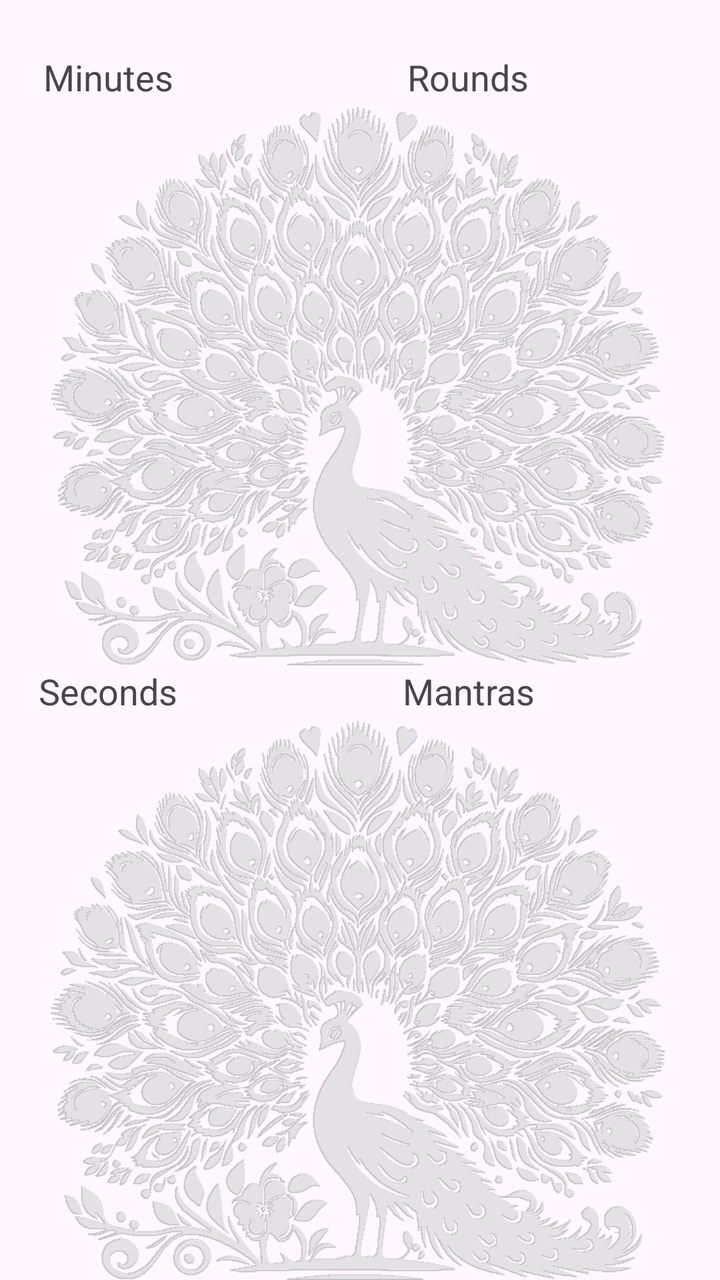
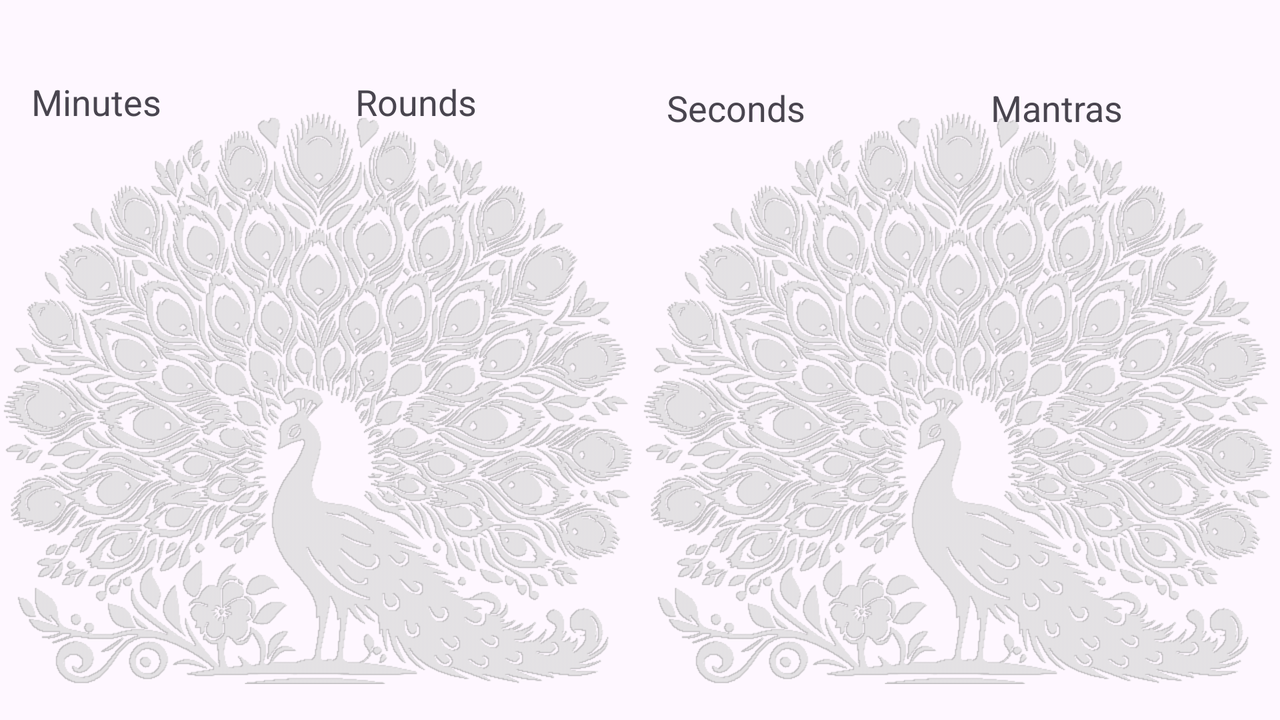

First picture: res/layout/ on a phone held upright. Second picture: the repository's own variant of that layout, on a device whose configuration matches the variant's folder. Source for both follows.
<!-- AndroidManifest.xml: application theme Theme.JapaClocker -->
<!-- res/layout/activity_main.xml -->
<androidx.constraintlayout.widget.ConstraintLayout
    xmlns:android="http://schemas.android.com/apk/res/android"
    xmlns:app="http://schemas.android.com/apk/res-auto"
    xmlns:tools="http://schemas.android.com/tools"
    android:layout_width="match_parent"
    android:layout_height="match_parent"
    tools:ignore="HardcodedText">

    <ImageView
        android:id="@+id/topImageView"
        android:layout_width="0dp"
        android:layout_height="0dp"
        android:src="@drawable/peacock"
        app:layout_constraintTop_toBottomOf="@id/tvRoundslabel"
        app:layout_constraintBottom_toBottomOf="@id/tvRounds"
        app:layout_constraintLeft_toLeftOf="@id/rvRounds"
        app:layout_constraintRight_toRightOf="@id/tvRounds" />
    <ImageView
        android:id="@+id/bottomImageView"
        android:layout_width="0dp"
        android:layout_height="0dp"
        android:src="@drawable/peacock"
        app:layout_constraintTop_toBottomOf="@+id/tvMantraslabel"
        app:layout_constraintBottom_toBottomOf="parent"
        app:layout_constraintLeft_toLeftOf="@id/rvRounds"
        app:layout_constraintRight_toRightOf="@id/tvRounds" />

    <androidx.appcompat.widget.Toolbar
        android:id="@+id/toolbar"
        android:layout_width="match_parent"
        android:layout_height="0dp"
        app:layout_constraintHeight_percent=".04"
        app:layout_constraintLeft_toLeftOf="parent"
        app:layout_constraintRight_toRightOf="parent"
        app:layout_constraintTop_toTopOf="parent"
        android:elevation="4dp"
        android:background="@color/material_on_surface_stroke"
        android:backgroundTintMode="src_over"
        android:backgroundTint="@color/material_on_surface_stroke"
        android:title="Japa Clocker"
        android:theme="@style/ThemeOverlay.AppCompat.ActionBar" />

    <TextView
        android:id="@+id/tvRoundslabel"
        android:layout_width="0dp"
        android:layout_height="0dp"
        app:layout_constraintTop_toBottomOf="@id/toolbar"
        app:layout_constraintRight_toRightOf="parent"
        app:layout_constraintWidth_percent="0.7"
        app:layout_constraintHeight_percent=".04"
        android:background="@color/material_on_surface_stroke"
        android:text="Rounds"
        android:textSize="18sp"
        android:gravity="center"/>
    <TextView
        android:id="@+id/rvRoundslabel"
        android:layout_width="0dp"
        android:layout_height="0dp"
        app:layout_constraintTop_toBottomOf="@id/toolbar"
        app:layout_constraintRight_toLeftOf="@id/tvRoundslabel"
        app:layout_constraintLeft_toLeftOf="parent"
        app:layout_constraintBottom_toBottomOf="@+id/tvRoundslabel"
        android:background="@color/material_on_surface_stroke"
        android:text="Minutes"
        android:gravity="center"
        android:textSize="18sp" />
    <TextView
        android:id="@+id/tvRounds"
        android:layout_width="0dp"
        android:layout_height="0dp"
        app:layout_constraintTop_toBottomOf="@id/tvRoundslabel"
        app:layout_constraintLeft_toLeftOf="@id/tvRoundslabel"
        app:layout_constraintRight_toRightOf="@id/tvRoundslabel"
        app:layout_constraintHeight_percent=".44"
        android:clickable="true"
        android:longClickable="true"
        android:paddingTop="20sp"
        android:textAlignment="center"
        android:textSize="120sp"/>

    <androidx.recyclerview.widget.RecyclerView
        android:id="@+id/rvRounds"
        android:layout_width="0dp"
        android:layout_height="0dp"
        app:layout_constraintTop_toBottomOf="@id/rvRoundslabel"
        app:layout_constraintLeft_toLeftOf="@id/rvRoundslabel"
        app:layout_constraintRight_toRightOf="@id/rvRoundslabel"
        app:layout_constraintBottom_toBottomOf="@id/tvRounds"
        android:requiresFadingEdge="vertical"
        android:fadingEdgeLength="150dp"/>

    <TextView
        android:id="@+id/tvMantraslabel"
        android:layout_width="0dp"
        android:layout_height="0dp"
        app:layout_constraintTop_toBottomOf="@id/tvRounds"
        app:layout_constraintLeft_toLeftOf="@id/tvRoundslabel"
        app:layout_constraintRight_toRightOf="@id/tvRoundslabel"
        app:layout_constraintHeight_percent=".04"
        android:background="@color/material_on_surface_stroke"
        android:text="Mantras"
        android:gravity="center"
        android:textSize="18sp"/>
    <TextView
        android:id="@+id/rvMantraslabel"
        android:layout_width="0dp"
        android:layout_height="0dp"
        app:layout_constraintTop_toBottomOf="@id/rvRounds"
        app:layout_constraintLeft_toLeftOf="@id/rvRoundslabel"
        app:layout_constraintRight_toRightOf="@id/rvRoundslabel"
        app:layout_constraintBottom_toBottomOf="@id/tvMantraslabel"
        android:background="@color/material_on_surface_stroke"
        android:text="Seconds"
        android:gravity="center"
        android:textSize="18sp"
        />
    <TextView
        android:id="@+id/tvMantras"
        android:layout_width="0dp"
        android:layout_height="0dp"
        app:layout_constraintTop_toBottomOf="@id/tvMantraslabel"
        app:layout_constraintLeft_toLeftOf="@id/tvRoundslabel"
        app:layout_constraintRight_toRightOf="@id/tvRoundslabel"
        app:layout_constraintBottom_toBottomOf="parent"
        android:clickable="true"
        android:longClickable="true"
        android:textAlignment="center"
        android:paddingTop="20sp"
        android:textSize="120sp" />
    <androidx.recyclerview.widget.RecyclerView
        android:id="@+id/rvMantras"
        android:layout_width="0dp"
        android:layout_height="0dp"
        app:layout_constraintTop_toBottomOf="@id/rvMantraslabel"
        app:layout_constraintLeft_toLeftOf="@id/rvRoundslabel"
        app:layout_constraintRight_toRightOf="@id/rvRoundslabel"
        app:layout_constraintBottom_toBottomOf="parent"
        android:requiresFadingEdge="vertical"
        android:fadingEdgeLength="150dp"/>

</androidx.constraintlayout.widget.ConstraintLayout>
<!-- resources referenced by this layout -->
<resources>
  <!-- drawable peacock: png bitmap (drawable, 131822 bytes) -->
  <style name="Theme.JapaClocker" parent="Base.Theme.JapaClocker" />
  <style name="Base.Theme.JapaClocker" parent="Theme.Material3.DayNight.NoActionBar">
          <item name="android:statusBarColor">@android:color/transparent</item>
          <item name="android:windowDrawsSystemBarBackgrounds">true</item>
          <item name="android:windowLightStatusBar">true</item>
      </style>
</resources>
<!-- res/layout-land/activity_main.xml (the author's variant of the layout above) -->
<!-- drawn on the phone turned sideways -->
<androidx.constraintlayout.widget.ConstraintLayout
    xmlns:android="http://schemas.android.com/apk/res/android"
    xmlns:app="http://schemas.android.com/apk/res-auto"
    xmlns:tools="http://schemas.android.com/tools"
    android:layout_width="match_parent"
    android:layout_height="match_parent"
    tools:ignore="HardcodedText"
    tools:targetApi="o">
    <ImageView
        android:id="@+id/topImageView"
        android:layout_width="0dp"
        android:layout_height="0dp"
        android:src="@drawable/peacock"
        app:layout_constraintTop_toBottomOf="@id/toolbar"
        app:layout_constraintBottom_toBottomOf="parent"
        app:layout_constraintLeft_toLeftOf="parent"
        app:layout_constraintRight_toRightOf="@id/tvRounds" />
    <ImageView
        android:id="@+id/topImageView"
        android:layout_width="0dp"
        android:layout_height="0dp"
        android:src="@drawable/peacock"
        app:layout_constraintTop_toBottomOf="@id/toolbar"
        app:layout_constraintBottom_toBottomOf="parent"
        app:layout_constraintLeft_toLeftOf="@id/rvMantras"
        app:layout_constraintRight_toRightOf="parent" />

    <androidx.appcompat.widget.Toolbar
        android:id="@+id/toolbar"
        android:layout_width="match_parent"
        android:layout_height="0dp"
        app:layout_constraintHeight_percent=".1"
        app:layout_constraintLeft_toLeftOf="parent"
        app:layout_constraintRight_toRightOf="parent"
        app:layout_constraintTop_toTopOf="parent"
        android:background="@color/material_on_surface_stroke"
        android:backgroundTintMode="src_over"
        android:backgroundTint="@color/material_on_surface_stroke"
        android:elevation="4dp"
        android:title="Japa Clocker"
        android:theme="@style/ThemeOverlay.AppCompat.ActionBar" />
    <TextView
        android:id="@+id/tvRoundslabel"
        android:layout_width="0dp"
        android:layout_height="0dp"
        app:layout_constraintTop_toBottomOf="@id/toolbar"
        app:layout_constraintLeft_toRightOf="@id/rvRoundLogLabel"
        app:layout_constraintBottom_toBottomOf="@id/rvRoundLogLabel"
        app:layout_constraintWidth_percent=".35"
        android:background="@color/material_on_surface_stroke"
        android:text="Rounds"
        android:gravity="center"
        android:textSize="18sp"
        android:paddingBottom="6sp"/>
    <TextView
        android:id="@+id/tvRounds"
        android:layout_width="0dp"
        android:layout_height="0dp"
        app:layout_constraintTop_toBottomOf="@id/tvRoundslabel"
        app:layout_constraintLeft_toLeftOf="@id/tvRoundslabel"
        app:layout_constraintRight_toRightOf="@id/tvRoundslabel"
        app:layout_constraintBottom_toBottomOf="parent"
        android:textAlignment="center"
        android:textSize="120sp"
        android:clickable="true"
        android:longClickable="true"
        android:focusable="true"
        android:autoSizeTextType="uniform"
        android:autoSizeMinTextSize="50sp"
        android:autoSizeMaxTextSize="160sp"
        android:autoSizeStepGranularity="2sp" />
    <TextView
        android:id="@+id/rvRoundLogLabel"
        android:layout_width="0dp"
        android:layout_height="0dp"
        app:layout_constraintTop_toBottomOf="@id/toolbar"
        app:layout_constraintLeft_toLeftOf="parent"
        app:layout_constraintHeight_percent=".1"
        app:layout_constraintWidth_percent=".15"
        android:background="@color/material_on_surface_stroke"
        android:text="Minutes"
        android:gravity="center"
        android:textSize="18sp"
        android:paddingBottom="6dp">

    </TextView>

    
    <androidx.recyclerview.widget.RecyclerView
        android:id="@+id/rvRounds"
        android:layout_width="0dp"
        android:layout_height="0dp"
        android:requiresFadingEdge="vertical"
        android:fadingEdgeLength="150dp"
        app:layout_constraintTop_toBottomOf="@id/rvRoundLogLabel"
        app:layout_constraintLeft_toLeftOf="@id/rvRoundLogLabel"
        app:layout_constraintRight_toRightOf="@id/rvRoundLogLabel"
        app:layout_constraintBottom_toBottomOf="parent"
        />


    <TextView
        android:id="@+id/tvMantraslabel"
        android:layout_width="0dp"
        android:layout_height="0dp"
        app:layout_constraintTop_toBottomOf="@id/toolbar"
        app:layout_constraintLeft_toRightOf="@id/rvMantraLogLabel"
        app:layout_constraintBottom_toBottomOf="@id/rvRoundLogLabel"
        app:layout_constraintWidth_percent=".35"
        android:background="@color/material_on_surface_stroke"
        android:text="Mantras"
        android:gravity="center"
        android:textSize="18sp"/>
    <TextView
        android:id="@+id/tvMantras"
        android:layout_width="0dp"
        android:layout_height="0dp"
        app:layout_constraintLeft_toLeftOf="@id/tvMantraslabel"
        app:layout_constraintTop_toBottomOf="@id/tvMantraslabel"
        app:layout_constraintRight_toRightOf="@id/tvMantraslabel"
        app:layout_constraintBottom_toBottomOf="parent"
        android:clickable="true"
        android:longClickable="true"
        android:focusable="true"
        android:textAlignment="center"
        android:textSize="120sp"
        android:autoSizeTextType="uniform"
        android:autoSizeMinTextSize="50sp"
        android:autoSizeMaxTextSize="160sp"
        android:autoSizeStepGranularity="2sp"
        />
    <TextView
        android:id="@+id/rvMantraLogLabel"
        android:layout_width="0dp"
        android:layout_height="0dp"
        android:text="Seconds"
        android:gravity="center"
        android:textSize="18sp"
        app:layout_constraintTop_toBottomOf="@id/toolbar"
        app:layout_constraintLeft_toRightOf="@id/tvRoundslabel"
        app:layout_constraintBottom_toBottomOf="@id/tvRoundslabel"
        app:layout_constraintWidth_percent=".15"
        android:background="@color/material_on_surface_stroke"
        >

    </TextView>

    
    <androidx.recyclerview.widget.RecyclerView
        android:id="@+id/rvMantras"
        android:layout_width="0dp"
        android:layout_height="0dp"
        android:requiresFadingEdge="vertical"
        android:fadingEdgeLength="150dp"
        app:layout_constraintLeft_toLeftOf="@id/rvMantraLogLabel"
        app:layout_constraintRight_toRightOf="@id/rvMantraLogLabel"
        app:layout_constraintTop_toBottomOf="@id/rvMantraLogLabel"
        app:layout_constraintBottom_toBottomOf="parent"
        android:layout_gravity="end"/>

</androidx.constraintlayout.widget.ConstraintLayout>
